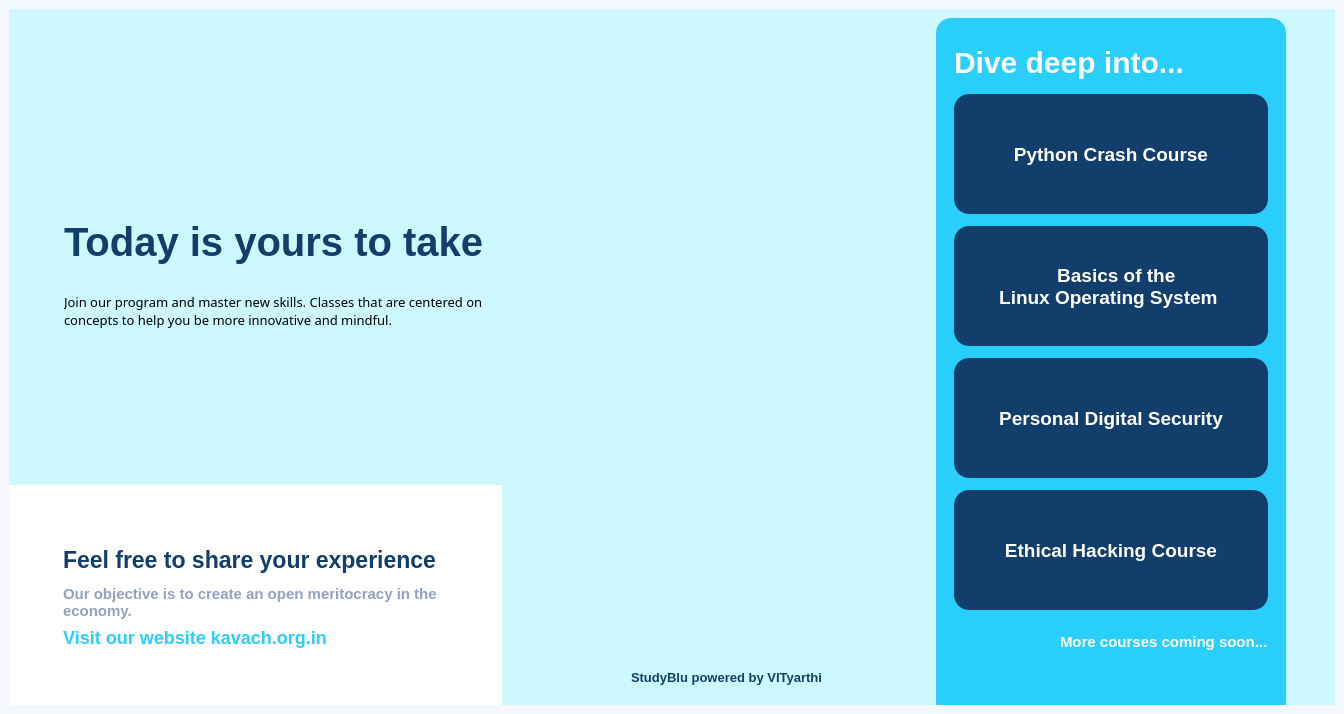
<?xml version="1.0" encoding="UTF-8"?>
<ui version="4.0">
 <class>MainWindow</class>
 <widget class="QMainWindow" name="MainWindow">
  <property name="geometry">
   <rect>
    <x>0</x>
    <y>0</y>
    <width>1344</width>
    <height>714</height>
   </rect>
  </property>
  <property name="minimumSize">
   <size>
    <width>1200</width>
    <height>600</height>
   </size>
  </property>
  <property name="windowTitle">
   <string>MainWindow</string>
  </property>
  <property name="styleSheet">
   <string notr="true">background-color: rgb(244, 248, 252);
border:0;</string>
  </property>
  <widget class="QWidget" name="centralwidget">
   <layout class="QGridLayout" name="gridLayout">
    <item row="0" column="0">
     <widget class="QFrame" name="frame_2">
      <property name="styleSheet">
       <string notr="true">background-color: rgb(205, 248, 255);
border:0;</string>
      </property>
      <property name="frameShape">
       <enum>QFrame::StyledPanel</enum>
      </property>
      <property name="frameShadow">
       <enum>QFrame::Raised</enum>
      </property>
      <layout class="QHBoxLayout" name="horizontalLayout">
       <property name="spacing">
        <number>0</number>
       </property>
       <property name="leftMargin">
        <number>0</number>
       </property>
       <property name="topMargin">
        <number>0</number>
       </property>
       <property name="rightMargin">
        <number>0</number>
       </property>
       <property name="bottomMargin">
        <number>0</number>
       </property>
       <item>
        <widget class="QFrame" name="frame_3">
         <property name="minimumSize">
          <size>
           <width>0</width>
           <height>0</height>
          </size>
         </property>
         <property name="maximumSize">
          <size>
           <width>16777215</width>
           <height>16777215</height>
          </size>
         </property>
         <property name="styleSheet">
          <string notr="true">border:0;</string>
         </property>
         <property name="frameShape">
          <enum>QFrame::StyledPanel</enum>
         </property>
         <property name="frameShadow">
          <enum>QFrame::Raised</enum>
         </property>
         <layout class="QVBoxLayout" name="verticalLayout">
          <property name="spacing">
           <number>0</number>
          </property>
          <property name="leftMargin">
           <number>0</number>
          </property>
          <property name="topMargin">
           <number>0</number>
          </property>
          <property name="rightMargin">
           <number>0</number>
          </property>
          <property name="bottomMargin">
           <number>0</number>
          </property>
          <item>
           <widget class="QFrame" name="frame_4">
            <property name="styleSheet">
             <string notr="true">font-size: 13px;
border:0;</string>
            </property>
            <property name="frameShape">
             <enum>QFrame::StyledPanel</enum>
            </property>
            <property name="frameShadow">
             <enum>QFrame::Raised</enum>
            </property>
            <layout class="QVBoxLayout" name="verticalLayout_2">
             <property name="leftMargin">
              <number>40</number>
             </property>
             <item alignment="Qt::AlignLeft">
              <widget class="QFrame" name="frame_11">
               <property name="minimumSize">
                <size>
                 <width>200</width>
                 <height>70</height>
                </size>
               </property>
               <property name="maximumSize">
                <size>
                 <width>16777215</width>
                 <height>50</height>
                </size>
               </property>
               <property name="styleSheet">
                <string notr="true">image: url(media/studyblu_logo.png);
border:0;</string>
               </property>
               <property name="frameShape">
                <enum>QFrame::StyledPanel</enum>
               </property>
               <property name="frameShadow">
                <enum>QFrame::Raised</enum>
               </property>
               <layout class="QHBoxLayout" name="horizontalLayout_5"/>
              </widget>
             </item>
             <item alignment="Qt::AlignLeft|Qt::AlignVCenter">
              <widget class="QFrame" name="frame_9">
               <property name="frameShape">
                <enum>QFrame::StyledPanel</enum>
               </property>
               <property name="frameShadow">
                <enum>QFrame::Raised</enum>
               </property>
               <layout class="QVBoxLayout" name="verticalLayout_9">
                <property name="leftMargin">
                 <number>15</number>
                </property>
                <item>
                 <widget class="QLabel" name="label">
                  <property name="minimumSize">
                   <size>
                    <width>0</width>
                    <height>0</height>
                   </size>
                  </property>
                  <property name="maximumSize">
                   <size>
                    <width>16777215</width>
                    <height>50</height>
                   </size>
                  </property>
                  <property name="styleSheet">
                   <string notr="true">font-size: 40px;
color: rgb(18, 62, 107);
font-weight: bold;
border-radius: 2px</string>
                  </property>
                  <property name="text">
                   <string>Today is yours to take</string>
                  </property>
                 </widget>
                </item>
                <item>
                 <widget class="QLabel" name="label_2">
                  <property name="minimumSize">
                   <size>
                    <width>0</width>
                    <height>80</height>
                   </size>
                  </property>
                  <property name="maximumSize">
                   <size>
                    <width>16777215</width>
                    <height>16777215</height>
                   </size>
                  </property>
                  <property name="font">
                   <font>
                    <family>Corbel</family>
                    <pointsize>14</pointsize>
                    <italic>false</italic>
                    <bold>false</bold>
                   </font>
                  </property>
                  <property name="styleSheet">
                   <string notr="true">color:rgb(0, 0, 0);
font: 14pt &quot;Corbel&quot;;</string>
                  </property>
                  <property name="text">
                   <string>Join our program and master new skills. Classes that are centered on concepts to help you be more innovative and mindful.</string>
                  </property>
                  <property name="wordWrap">
                   <bool>true</bool>
                  </property>
                 </widget>
                </item>
               </layout>
              </widget>
             </item>
            </layout>
           </widget>
          </item>
          <item>
           <widget class="QFrame" name="frame_5">
            <property name="minimumSize">
             <size>
              <width>0</width>
              <height>0</height>
             </size>
            </property>
            <property name="maximumSize">
             <size>
              <width>16777215</width>
              <height>220</height>
             </size>
            </property>
            <property name="styleSheet">
             <string notr="true">background-color:rgb(255,255,255);
border:0;</string>
            </property>
            <property name="frameShape">
             <enum>QFrame::StyledPanel</enum>
            </property>
            <property name="frameShadow">
             <enum>QFrame::Raised</enum>
            </property>
            <property name="lineWidth">
             <number>0</number>
            </property>
            <widget class="QFrame" name="frame_26">
             <property name="geometry">
              <rect>
               <x>9</x>
               <y>47</y>
               <width>500</width>
               <height>125</height>
              </rect>
             </property>
             <property name="styleSheet">
              <string notr="true">border:0;</string>
             </property>
             <property name="frameShape">
              <enum>QFrame::StyledPanel</enum>
             </property>
             <property name="frameShadow">
              <enum>QFrame::Raised</enum>
             </property>
             <layout class="QVBoxLayout" name="verticalLayout_6">
              <property name="leftMargin">
               <number>45</number>
              </property>
              <item>
               <widget class="QLabel" name="label_6">
                <property name="styleSheet">
                 <string notr="true">font-size: 23px;
color: rgb(18, 62, 107);
font-weight: bold;
border-radius: 2px</string>
                </property>
                <property name="text">
                 <string>Feel free to share your experience</string>
                </property>
               </widget>
              </item>
              <item>
               <widget class="QLabel" name="label_7">
                <property name="minimumSize">
                 <size>
                  <width>350</width>
                  <height>0</height>
                 </size>
                </property>
                <property name="styleSheet">
                 <string notr="true">font-size: 15px;
color: rgb(145, 161, 191);
font-weight:bold;
border-radius: 2px</string>
                </property>
                <property name="text">
                 <string>Our objective is to create an open meritocracy in the economy.</string>
                </property>
                <property name="wordWrap">
                 <bool>true</bool>
                </property>
               </widget>
              </item>
              <item alignment="Qt::AlignLeft">
               <widget class="QPushButton" name="pushButton_8">
                <property name="cursor">
                 <cursorShape>PointingHandCursor</cursorShape>
                </property>
                <property name="layoutDirection">
                 <enum>Qt::LeftToRight</enum>
                </property>
                <property name="styleSheet">
                 <string notr="true">font-size: 18px;
color: rgb(41, 207, 250);
font-weight: bold;
border-radius: 2px</string>
                </property>
                <property name="text">
                 <string>Visit our website kavach.org.in</string>
                </property>
               </widget>
              </item>
             </layout>
            </widget>
           </widget>
          </item>
         </layout>
        </widget>
       </item>
       <item>
        <widget class="QFrame" name="frame">
         <property name="styleSheet">
          <string notr="true">border:0;</string>
         </property>
         <property name="frameShape">
          <enum>QFrame::StyledPanel</enum>
         </property>
         <property name="frameShadow">
          <enum>QFrame::Raised</enum>
         </property>
         <layout class="QHBoxLayout" name="horizontalLayout_2">
          <property name="spacing">
           <number>0</number>
          </property>
          <property name="leftMargin">
           <number>0</number>
          </property>
          <property name="topMargin">
           <number>0</number>
          </property>
          <property name="rightMargin">
           <number>40</number>
          </property>
          <property name="bottomMargin">
           <number>0</number>
          </property>
          <item>
           <widget class="QFrame" name="frame_7">
            <property name="minimumSize">
             <size>
              <width>450</width>
              <height>0</height>
             </size>
            </property>
            <property name="maximumSize">
             <size>
              <width>350</width>
              <height>16777215</height>
             </size>
            </property>
            <property name="styleSheet">
             <string notr="true">border:0;</string>
            </property>
            <property name="frameShape">
             <enum>QFrame::StyledPanel</enum>
            </property>
            <property name="frameShadow">
             <enum>QFrame::Raised</enum>
            </property>
            <layout class="QVBoxLayout" name="verticalLayout_7">
             <property name="spacing">
              <number>0</number>
             </property>
             <property name="leftMargin">
              <number>0</number>
             </property>
             <property name="topMargin">
              <number>0</number>
             </property>
             <property name="rightMargin">
              <number>0</number>
             </property>
             <property name="bottomMargin">
              <number>0</number>
             </property>
             <item alignment="Qt::AlignRight|Qt::AlignBottom">
              <widget class="QFrame" name="frame_18">
               <property name="minimumSize">
                <size>
                 <width>400</width>
                 <height>500</height>
                </size>
               </property>
               <property name="maximumSize">
                <size>
                 <width>16777215</width>
                 <height>300</height>
                </size>
               </property>
               <property name="styleSheet">
                <string notr="true">image: url(media/mascot.svg);
border:0;</string>
               </property>
               <property name="frameShape">
                <enum>QFrame::StyledPanel</enum>
               </property>
               <property name="frameShadow">
                <enum>QFrame::Raised</enum>
               </property>
              </widget>
             </item>
             <item alignment="Qt::AlignBottom">
              <widget class="QFrame" name="frame_17">
               <property name="minimumSize">
                <size>
                 <width>0</width>
                 <height>0</height>
                </size>
               </property>
               <property name="maximumSize">
                <size>
                 <width>16777215</width>
                 <height>219</height>
                </size>
               </property>
               <property name="autoFillBackground">
                <bool>false</bool>
               </property>
               <property name="styleSheet">
                <string notr="true">/*background-color: rgb(255, 255, 255);*/
border:0;</string>
               </property>
               <property name="frameShape">
                <enum>QFrame::StyledPanel</enum>
               </property>
               <property name="frameShadow">
                <enum>QFrame::Raised</enum>
               </property>
               <layout class="QVBoxLayout" name="verticalLayout_8">
                <property name="topMargin">
                 <number>45</number>
                </property>
                <property name="bottomMargin">
                 <number>20</number>
                </property>
                <item alignment="Qt::AlignHCenter">
                 <widget class="QFrame" name="frame_19">
                  <property name="minimumSize">
                   <size>
                    <width>100</width>
                    <height>100</height>
                   </size>
                  </property>
                  <property name="styleSheet">
                   <string notr="true">border:0;
image: url(media/Kavach_logo.png);</string>
                  </property>
                  <property name="frameShape">
                   <enum>QFrame::StyledPanel</enum>
                  </property>
                  <property name="frameShadow">
                   <enum>QFrame::Raised</enum>
                  </property>
                  <layout class="QHBoxLayout" name="horizontalLayout_10">
                   <property name="spacing">
                    <number>0</number>
                   </property>
                   <property name="topMargin">
                    <number>0</number>
                   </property>
                   <property name="bottomMargin">
                    <number>0</number>
                   </property>
                  </layout>
                 </widget>
                </item>
                <item alignment="Qt::AlignHCenter|Qt::AlignVCenter">
                 <widget class="QLabel" name="label_5">
                  <property name="maximumSize">
                   <size>
                    <width>16777215</width>
                    <height>50</height>
                   </size>
                  </property>
                  <property name="font">
                   <font>
                    <pointsize>10</pointsize>
                    <bold>true</bold>
                   </font>
                  </property>
                  <property name="styleSheet">
                   <string notr="true">color: rgb(18, 62, 107);</string>
                  </property>
                  <property name="text">
                   <string>StudyBlu powered by VITyarthi</string>
                  </property>
                 </widget>
                </item>
               </layout>
              </widget>
             </item>
            </layout>
           </widget>
          </item>
          <item alignment="Qt::AlignRight">
           <widget class="QFrame" name="frame_6">
            <property name="minimumSize">
             <size>
              <width>0</width>
              <height>600</height>
             </size>
            </property>
            <property name="styleSheet">
             <string notr="true">border:0;
                          </string>
            </property>
            <property name="frameShape">
             <enum>QFrame::StyledPanel</enum>
            </property>
            <property name="frameShadow">
             <enum>QFrame::Raised</enum>
            </property>
            <layout class="QVBoxLayout" name="verticalLayout_3">
             <property name="leftMargin">
              <number>0</number>
             </property>
             <property name="bottomMargin">
              <number>30</number>
             </property>
             <item>
              <widget class="QFrame" name="frame_16">
               <property name="minimumSize">
                <size>
                 <width>350</width>
                 <height>700</height>
                </size>
               </property>
               <property name="maximumSize">
                <size>
                 <width>350</width>
                 <height>16777215</height>
                </size>
               </property>
               <property name="styleSheet">
                <string notr="true">background-color: rgb(41, 207, 250);
border-radius:15px;
border:0;</string>
               </property>
               <property name="frameShape">
                <enum>QFrame::StyledPanel</enum>
               </property>
               <property name="frameShadow">
                <enum>QFrame::Raised</enum>
               </property>
               <layout class="QVBoxLayout" name="verticalLayout_4">
                <item>
                 <widget class="QFrame" name="frame_14">
                  <property name="styleSheet">
                   <string notr="true">border:0;</string>
                  </property>
                  <property name="frameShape">
                   <enum>QFrame::StyledPanel</enum>
                  </property>
                  <property name="frameShadow">
                   <enum>QFrame::Raised</enum>
                  </property>
                  <layout class="QVBoxLayout" name="verticalLayout_5">
                   <property name="bottomMargin">
                    <number>35</number>
                   </property>
                   <item>
                    <widget class="QLabel" name="label_3">
                     <property name="maximumSize">
                      <size>
                       <width>16777215</width>
                       <height>40</height>
                      </size>
                     </property>
                     <property name="styleSheet">
                      <string notr="true">color:rgb(255,255,255);
 font-weight:bold;
font-size:30px;</string>
                     </property>
                     <property name="text">
                      <string>Dive deep into...</string>
                     </property>
                    </widget>
                   </item>
                   <item>
                    <widget class="QPushButton" name="course_no_1">
                     <property name="minimumSize">
                      <size>
                       <width>200</width>
                       <height>120</height>
                      </size>
                     </property>
                     <property name="font">
                      <font>
                       <pointsize>14</pointsize>
                       <bold>true</bold>
                      </font>
                     </property>
                     <property name="cursor">
                      <cursorShape>PointingHandCursor</cursorShape>
                     </property>
                     <property name="styleSheet">
                      <string notr="true">QPushButton{
color: rgb(255, 255, 255);
background-color: rgb(18, 62, 107);
image: url(media/python.png);
}

QPushButton:hover{
image: url(media/python_1.png);
color: rgb(41, 207, 250);
}

QPushButton:pressed{	
color: rgb(145, 161, 191);
}</string>
                     </property>
                     <property name="text">
                      <string>  Python Crash Course  </string>
                     </property>
                    </widget>
                   </item>
                   <item>
                    <widget class="QPushButton" name="course_no_2">
                     <property name="minimumSize">
                      <size>
                       <width>200</width>
                       <height>120</height>
                      </size>
                     </property>
                     <property name="font">
                      <font>
                       <pointsize>14</pointsize>
                       <bold>true</bold>
                      </font>
                     </property>
                     <property name="cursor">
                      <cursorShape>PointingHandCursor</cursorShape>
                     </property>
                     <property name="styleSheet">
                      <string notr="true">QPushButton{
color: rgb(255, 255, 255);
background-color: rgb(18, 62, 107);
image: url(media/linux.png);
}

QPushButton:hover{
color: rgb(41, 207, 250);
image: url(media/linux_1.png);
}

QPushButton:pressed{	
color: rgb(145, 161, 191);
}</string>
                     </property>
                     <property name="text">
                      <string>  Basics of the
 Linux Operating System  </string>
                     </property>
                    </widget>
                   </item>
                   <item>
                    <widget class="QPushButton" name="course_no_3">
                     <property name="minimumSize">
                      <size>
                       <width>200</width>
                       <height>120</height>
                      </size>
                     </property>
                     <property name="font">
                      <font>
                       <pointsize>14</pointsize>
                       <bold>true</bold>
                      </font>
                     </property>
                     <property name="cursor">
                      <cursorShape>PointingHandCursor</cursorShape>
                     </property>
                     <property name="styleSheet">
                      <string notr="true">QPushButton{
color: rgb(255, 255, 255);
background-color: rgb(18, 62, 107);
image: url(media/shield.png);
}

QPushButton:hover{
image: url(media/shield_1.png);
color: rgb(41, 207, 250);
}

QPushButton:pressed{	
color: rgb(145, 161, 191);
}</string>
                     </property>
                     <property name="text">
                      <string>  Personal Digital Security  </string>
                     </property>
                    </widget>
                   </item>
                   <item>
                    <widget class="QPushButton" name="course_no_4">
                     <property name="minimumSize">
                      <size>
                       <width>250</width>
                       <height>120</height>
                      </size>
                     </property>
                     <property name="font">
                      <font>
                       <pointsize>14</pointsize>
                       <bold>true</bold>
                      </font>
                     </property>
                     <property name="cursor">
                      <cursorShape>PointingHandCursor</cursorShape>
                     </property>
                     <property name="styleSheet">
                      <string notr="true">QPushButton{
color: rgb(255, 255, 255);
background-color: rgb(18, 62, 107);
image: url(media/hacker.png);
}

QPushButton:hover{
image: url(media/hacker_1.png);
color: rgb(41, 207, 250);
}

QPushButton:pressed{	
color: rgb(145, 161, 191);
}</string>
                     </property>
                     <property name="text">
                      <string>Ethical Hacking Course</string>
                     </property>
                    </widget>
                   </item>
                   <item alignment="Qt::AlignRight">
                    <widget class="QLabel" name="label_4">
                     <property name="maximumSize">
                      <size>
                       <width>16777215</width>
                       <height>40</height>
                      </size>
                     </property>
                     <property name="styleSheet">
                      <string notr="true">color:rgb(255,255,255);
 font-weight:bold;
font-size:15px;</string>
                     </property>
                     <property name="text">
                      <string>More courses coming soon...</string>
                     </property>
                    </widget>
                   </item>
                  </layout>
                 </widget>
                </item>
               </layout>
              </widget>
             </item>
            </layout>
           </widget>
          </item>
         </layout>
        </widget>
       </item>
      </layout>
     </widget>
    </item>
   </layout>
  </widget>
 </widget>
 <resources>
  <include location="../media/qrc/Home_icon.qrc"/>
 </resources>
 <connections/>
</ui>
